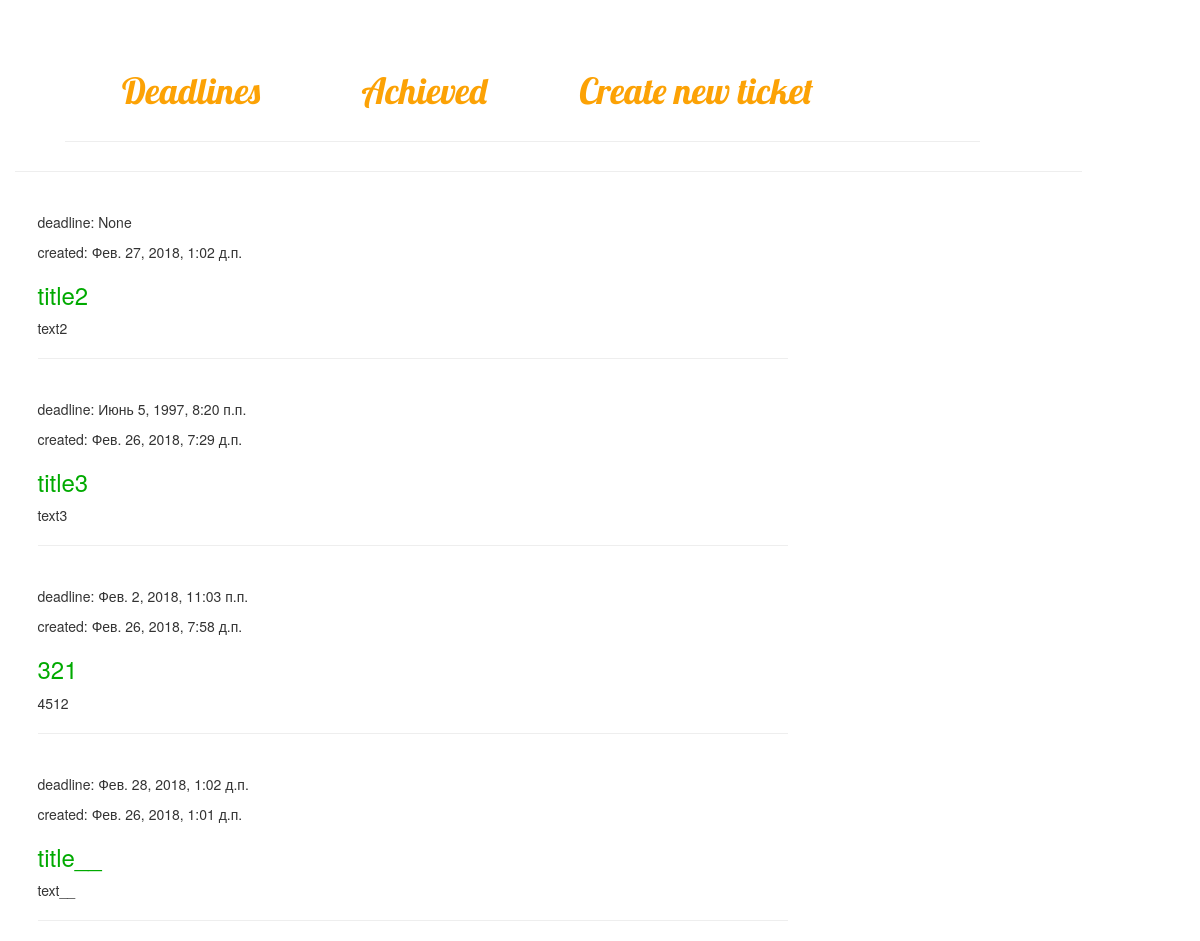
The page /achieved/ on the database its author committed.
### timet/models.py (models this page shows, shortened)
class Ticket(models.Model):
    title = models.CharField(max_length=200)
    text = models.TextField()
    created_date = models.DateTimeField(
            default=timezone.now)
    deadline = models.DateTimeField(
            blank=True, null=True)
    finished = models.BooleanField()

### timet/views.py (the view)
# urls.py: url(r'^achieved/$', views.achieved, name='achieved'),
def achieved(request):
    tickets_ = Ticket.objects.order_by('deadline').filter(finished=True)
    return render(request, 'timet/achieved.html', {'tickets':tickets_})

### timet/templates/timet/achieved.html (shortened to what this page needs)
{% extends 'timet/base.html' %}
{% block content %}
    {% for ticket in tickets %}
        <div>
            <p>deadline: {{ ticket.deadline }}</p>
            <p>created: {{ ticket.created_date }}</p>
            <h3 class="done-tasks">{{ ticket.title }}</h3>
            <p>{{ ticket.text|linebreaksbr }}</p>
            <hr>
        </div>
    {% endfor %}
{% endblock %}

### timet/templates/timet/base.html (shortened to what this page needs)
{% load staticfiles %}
<html>
    <head>
        <link rel="stylesheet" href="//maxcdn.bootstrapcdn.com/bootstrap/3.2.0/css/bootstrap.min.css">
        <link rel="stylesheet" href="//maxcdn.bootstrapcdn.com/bootstrap/3.2.0/css/bootstrap-theme.min.css">
        <link rel="stylesheet" href="{% static 'css/tick.css' %}">
    </head>
    <body>
        <div class="page-header">
            <table class="page-header">
                <tr>
                    <td>
                        <h1><a href="/">Deadlines</a></h1>
                    </td>
                    <td>
                        <h1><a href="/achieved/">Achieved</a></h1>
                    </td>
                    <td>
                        <h1><a href="/newTicketForm/">Create new ticket</a></h1>
                    </td>
                </tr>
            </table>
        </div>
        <div class="content container">
            <div class="row">
                <div class="col-md-8">
                {% block content %}
                {% endblock %}
                </div>
            </div>
        </div>
    </body>
</html>

### timet/static/css/tick.css (style rules this page uses)
h1 a { color: #FCA205; font-family: 'Lobster'; }
body { padding-left: 15px; }
.page-header { border-collapse: separate; width: 90%; border-spacing: 7px 11px; padding-left: 50px; }
table { border-collapse: separate; border-spacing: 7px 11px; }
.done-tasks { color: #00aa00; }

### rows shown on the page
Ticket: deadline "None", created_date "Фев. 27, 2018, 1:02 д.п.", title "title2", text "text2"
Ticket: deadline "Июнь 5, 1997, 8:20 п.п.", created_date "Фев. 26, 2018, 7:29 д.п.", title "title3", text "text3"
Ticket: deadline "Фев. 2, 2018, 11:03 п.п.", created_date "Фев. 26, 2018, 7:58 д.п.", title "321", text "4512"
Ticket: deadline "Фев. 28, 2018, 1:02 д.п.", created_date "Фев. 26, 2018, 1:01 д.п.", title "title__", text "text__"
